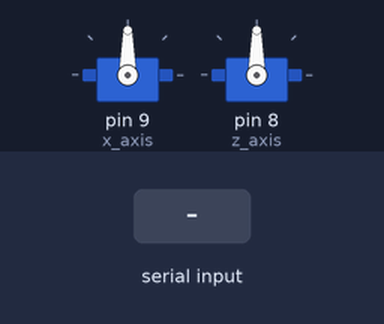
The sketch below on a simulated Arduino Uno, built with avr-gcc and run on an emulated ATmega328P. Shown: 2 × servo. Inputs (shaded band) come from the test bench.

Above: at 1.2 s.
1.3 s: "90,45\n" received over Serial
At 3.5 s:
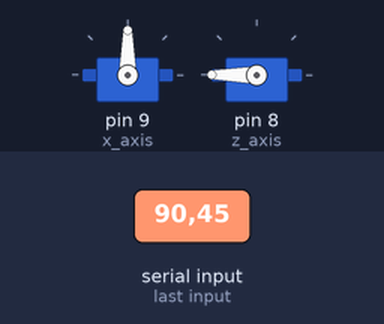
3.8 s: "30,150\n" received over Serial
At 5.6 s:
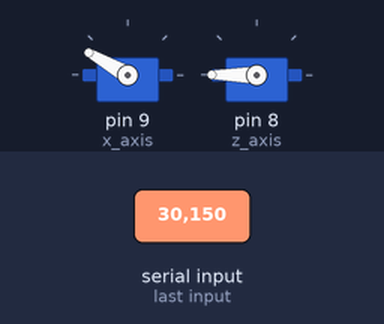
6.3 s: "5\n" received over Serial
At 8.5 s:
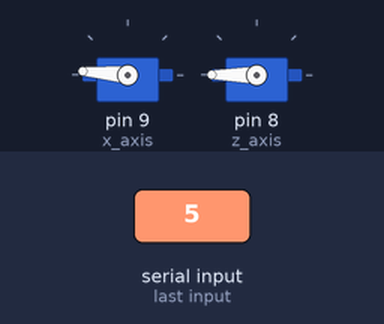
8.8 s: "200\n" received over Serial
At 10.5 s:
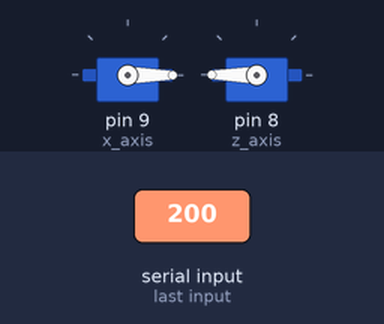
11.3 s: "90\n" received over Serial
At 13.6 s:
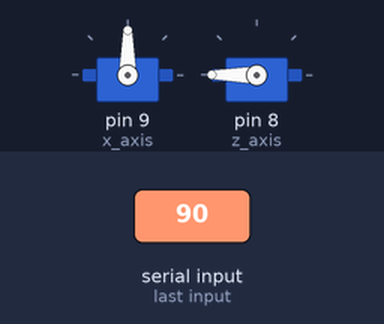
Timing chart, 0 to 14.8 s (numbered marks = the images above; inputs shaded):
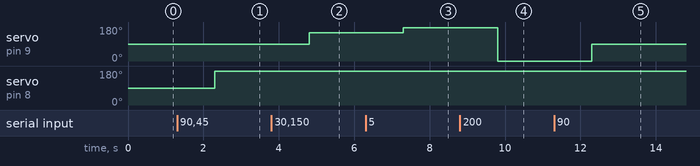

The sketch:

mazeArduino.ino
```cpp
#include <Servo.h>

Servo x_axis, z_axis;
String incomingByte = "";

void setup() {
  Serial.begin(9600);
  x_axis.attach(9);
  z_axis.attach(8);
  x_axis.write(90);
  z_axis.write(90);
}


void loop() {
  if (Serial.available() > 0) {
    incomingByte = Serial.readStringUntil('\n');
    int xpos = incomingByte.toInt();
    //Serial.println(xpos);
    incomingByte = Serial.readStringUntil('\n');
    int zpos = incomingByte.toInt();
    //Serial.println(zpos);
    x_axis.write(180-xpos);
    z_axis.write(180-zpos);
    delay(10);
  }
}
```

Measured:
- after the input at 1.3 s, servo on pin 8 (z_axis): 90° → 180° after 1.0 s
- after the input at 3.8 s, servo on pin 9 (x_axis): 90° → 150° after 1.0 s
- after the input at 6.3 s, servo on pin 9 (x_axis): 150° → 175° after 1.0 s
- after the input at 8.8 s, servo on pin 9 (x_axis): 175° → 0° after 1.0 s
- after the input at 11.3 s, servo on pin 9 (x_axis): 0° → 90° after 1.0 s
